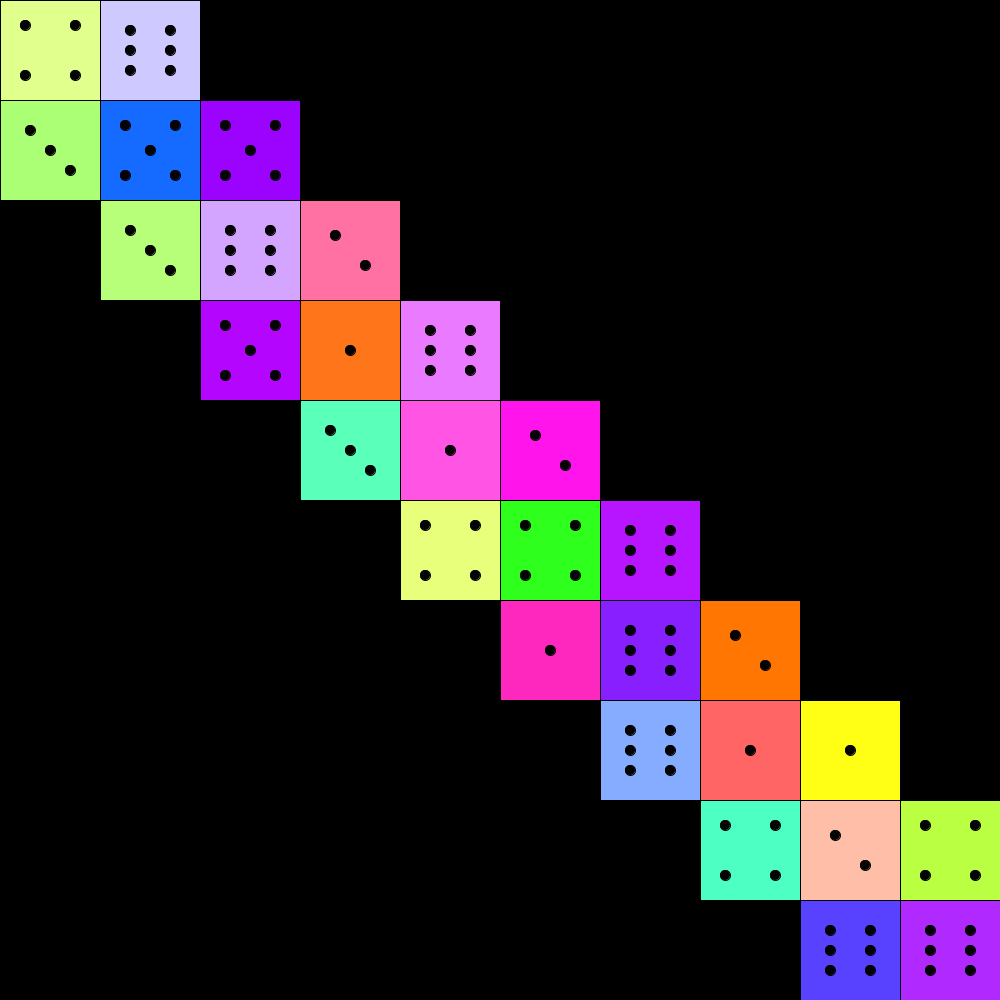
Frame 1 (no input)
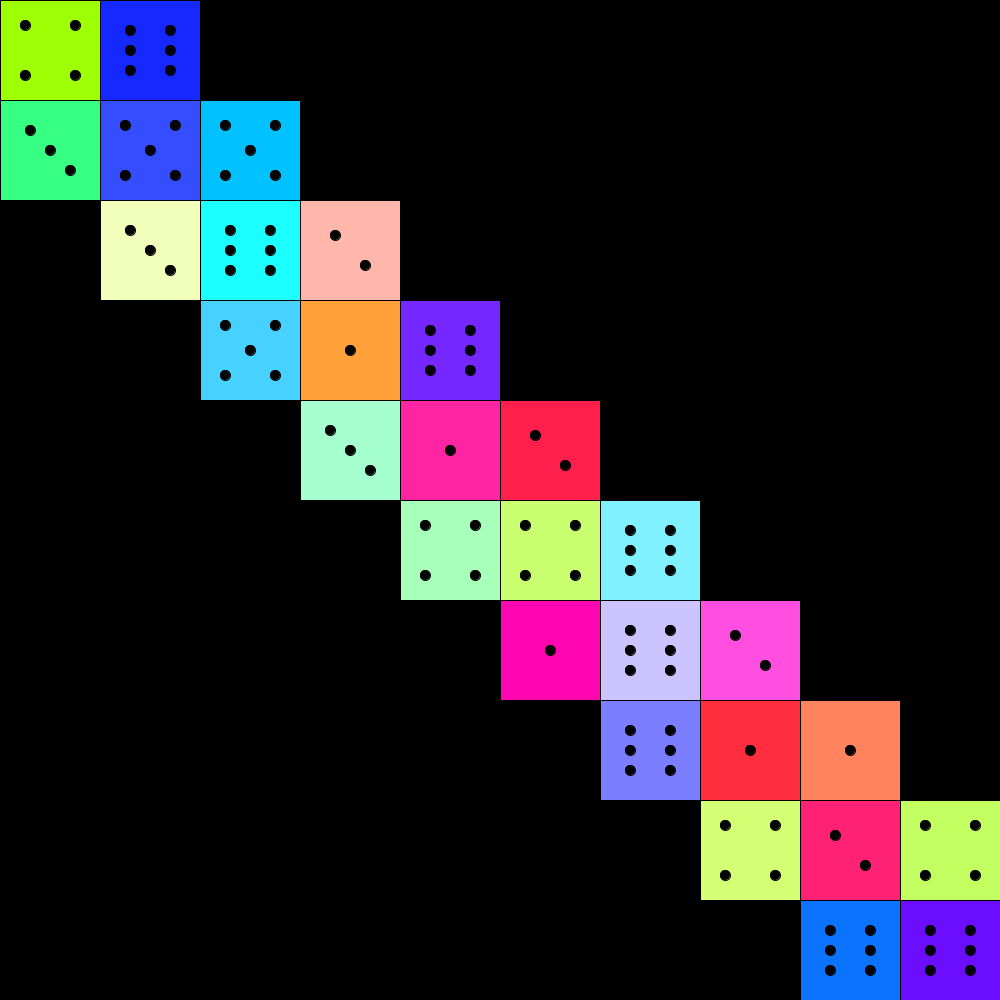
Frame 2 (the mouse pressed at the canvas centre, redrawn once)

The Processing sketch that drew these frames (run headless with seeded random() and noise(); the mouse was pressed at the canvas centre and the sketch redrawn once):

// Processing sketch: Dice_pde
// ── Dice_pde.pde
Die[] bob;
Die[] sue;
Die[] ron;
void setup()

{
noLoop();
size (1000,1000);
bob= new Die [10];
for (int i=0; i<10;i++){
  bob[i]=new Die((i*100),i*100);
}
sue=new Die [10];
for (int u=0; u<10; u++){
  sue[u]=new Die(100+ (u*100), u*100);
}
ron=new Die [10];
for (int x=0; x<10; x++){
  ron[x]=new Die(-100+(x*100),(x*100));
}
}


void draw()
{
background(0);
for (int i=0; i<10;i++){
  bob[i].show();
}
for(int u=0; u<10; u++){
  sue[u].show();
}
for(int x=0; x<10; x++){
  ron[x].show();
}
}


void mousePressed()
{
  redraw();
}

class Die //models one single dice cube

{

  int myY;
  int myX;
  int Num;

  Die(int x, int y) //constructor

  {
  myY= y;
  myX= x;
  roll();

  }

  void roll()
  {

    Num = (int)(Math.random()*6)+1;

  }

  void show(){

    if (Num==1){
      fill(255,(int)(Math.random()*255)+1,(int)(Math.random()*255)+1);
      rect(myX,myY,100,100);
      fill(3,3,3);
      ellipse(myX+50,myY+50,10,10);  
    }
    
    if (Num==2){
      fill(255,(int)(Math.random()*255)+1,(int)(Math.random()*255)+1);
      rect(myX,myY,100,100);
      fill(3,3,3);
      ellipse(myX+35,myY+35,10,10);
      ellipse(myX+65,myY+65,10,10);  
    }
    if (Num==3){
      fill((int)(Math.random()*255)+1,255,(int)(Math.random()*255)+1);
      rect(myX,myY,100,100);
      fill(3,3,3);
      ellipse(myX+30,myY+30,10,10);
      ellipse(myX+50,myY+50,10,10);
      ellipse(myX+70,myY+70,10,10);
    }
    if (Num==4){
      fill((int)(Math.random()*255)+1,255,(int)(Math.random()*255)+1);
      rect(myX,myY,100,100);
      fill(3,3,3);
      ellipse(myX+25,myY+25,10,10);
      ellipse(myX+25,myY+75,10,10);
      ellipse(myX+75,myY+25,10,10);
      ellipse(myX+75,myY+75,10,10);
    }
    if (Num==5){
      fill((int)(Math.random()*255)+1,(int)(Math.random()*255)+1,255);
      rect(myX,myY,100,100);
      fill(3,3,3);
      ellipse(myX+25,myY+25,10,10);
      ellipse(myX+25,myY+75,10,10);
      ellipse(myX+75,myY+25,10,10);
      ellipse(myX+75,myY+75,10,10);
      ellipse(myX+50,myY+50,10,10);
    }
    if (Num==6){
      fill((int)(Math.random()*255)+1,(int)(Math.random()*255)+1,255);
      rect(myX,myY,100,100);
      fill(3,3,3);
      ellipse(myX+30,myY+30,10,10);
      ellipse(myX+70,myY+30,10,10);
      ellipse(myX+30,myY+50,10,10);
      ellipse(myX+70,myY+50,10,10);
      ellipse(myX+30,myY+70,10,10);
      ellipse(myX+70,myY+70,10,10);
    }
  }
}
